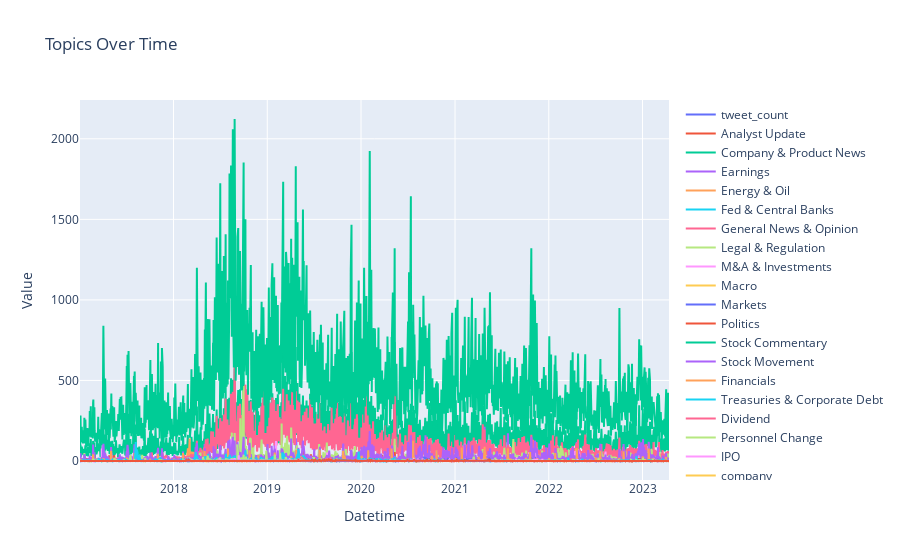

Notebook cell for this chart:
### Code cell
# Specify the columns you want to plot
columns_to_plot = list(twitter_subset_final.columns)

# Create the figure
fig = go.Figure()

# Iterate over the columns and add traces to the figure
for column in columns_to_plot:
    fig.add_trace(go.Scatter(x=twitter_subset_final.index, y=twitter_subset_final[column], name=column))

# Update the layout
fig.update_layout(title='Topics Over Time', xaxis_title='Datetime', yaxis_title='Value')

# Display the plot
fig.show()

### Figure 1 — Plotly figure (JSON) as saved in the notebook; plotly's stock layout.template omitted (floating-point values rounded to 4 significant figures; data arrays with more than 128 entries replaced by an {"elided": "..."} marker saying what was removed)
{"data": [{"name": "tweet_count", "type": "scatter", "x": {"elided": "1640 str values"}, "y": {"elided": "1640 int values"}}, {"name": "Analyst Update", "type": "scatter", "x": {"elided": "1640 str values"}, "y": {"elided": "1640 int values"}}, {"name": "Company & Product News", "type": "scatter", "x": {"elided": "1640 str values"}, "y": {"elided": "1640 int values"}}, {"name": "Earnings", "type": "scatter", "x": {"elided": "1640 str values"}, "y": {"elided": "1640 int values"}}, {"name": "Energy & Oil", "type": "scatter", "x": {"elided": "1640 str values"}, "y": {"elided": "1640 int values"}}, {"name": "Fed & Central Banks", "type": "scatter", "x": {"elided": "1640 str values"}, "y": {"elided": "1640 int values"}}, {"name": "General News & Opinion", "type": "scatter", "x": {"elided": "1640 str values"}, "y": {"elided": "1640 int values"}}, {"name": "Legal & Regulation", "type": "scatter", "x": {"elided": "1640 str values"}, "y": {"elided": "1640 int values"}}, {"name": "M&A & Investments", "type": "scatter", "x": {"elided": "1640 str values"}, "y": {"elided": "1640 int values"}}, {"name": "Macro", "type": "scatter", "x": {"elided": "1640 str values"}, "y": {"elided": "1640 int values"}}, {"name": "Markets", "type": "scatter", "x": {"elided": "1640 str values"}, "y": {"elided": "1640 int values"}}, {"name": "Politics", "type": "scatter", "x": {"elided": "1640 str values"}, "y": {"elided": "1640 int values"}}, {"name": "Stock Commentary", "type": "scatter", "x": {"elided": "1640 str values"}, "y": {"elided": "1640 int values"}}, {"name": "Stock Movement", "type": "scatter", "x": {"elided": "1640 str values"}, "y": {"elided": "1640 int values"}}, {"name": "Financials", "type": "scatter", "x": {"elided": "1640 str values"}, "y": {"elided": "1640 int values"}}, {"name": "Treasuries & Corporate Debt", "type": "scatter", "x": {"elided": "1640 str values"}, "y": {"elided": "1640 int values"}}, {"name": "Dividend", "type": "scatter", "x": {"elided": "1640 str values"}, "y": {"elided": "1640 int values"}}, {"name": "Personnel Change", "type": "scatter", "x": {"elided": "1640 str values"}, "y": {"elided": "1640 int values"}}, {"name": "IPO", "type": "scatter", "x": {"elided": "1640 str values"}, "y": {"elided": "1640 int values"}}, {"name": "company", "type": "scatter", "x": {"elided": "1640 str values"}, "y": {"elided": "1640 str values"}}, {"name": "Currencies", "type": "scatter", "x": {"elided": "1640 str values"}, "y": {"elided": "1640 int values"}}, {"name": "Gold, Metals & Materials", "type": "scatter", "x": {"elided": "1640 str values"}, "y": {"elided": "1640 int values"}}], "layout": {"title": {"text": "Topics Over Time"}, "xaxis": {"title": {"text": "Datetime"}}, "yaxis": {"title": {"text": "Value"}}}}
